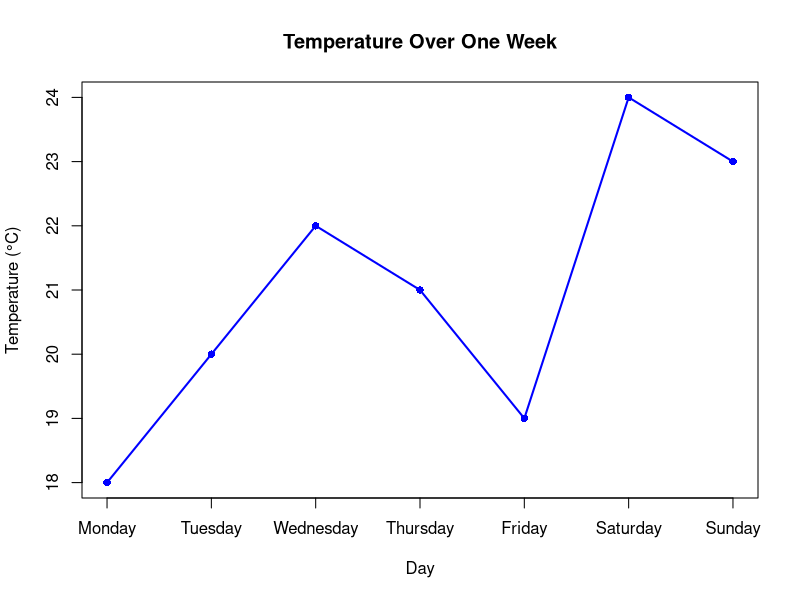

Recreate this plot in R.
# ---- line-graph2 ---- 

# Define the data
days <- c("Monday", "Tuesday", "Wednesday", "Thursday", "Friday", "Saturday", "Sunday")
temperatures <- c(18, 20, 22, 21, 19, 24, 23)

# Create the line graph
plot(
  temperatures,
  type = "o",                # "o" for both lines and points
  xaxt = "n",                # Suppress default x-axis for custom labels
  xlab = "Day",
  ylab = "Temperature (°C)",
  main = "Temperature Over One Week",
  col = "blue",
  pch = 16,                  # Point character for data points
  lwd = 2                    # Line width
)

# Add custom x-axis labels for days of the week
axis(1, at = 1:7, labels = days)
